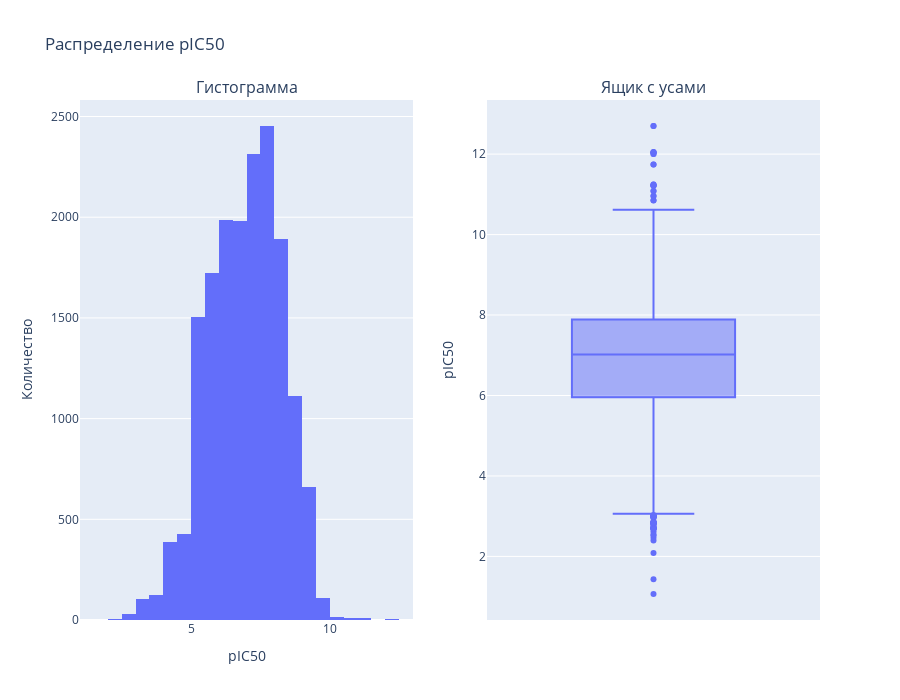

Notebook code for this chart:
### Markdown cell above
## `NumHDonors`

Количество доноров водородных связей в молекуле (обычно атомы кислорода и азота, связанные с водородом). Этот параметр является ключевым для оценки "лекарственноподобных" свойств соединения, так как он влияет на растворимость и способность молекулы проникать через биологические мембраны.

### Code cell
plot_distribution(df, 'pIC50', 35)

### Figure 1 — Plotly figure (JSON) as saved in the notebook; plotly's stock layout.template omitted (floating-point values rounded to 4 significant figures; data arrays with more than 128 entries replaced by an {"elided": "..."} marker saying what was removed)
{"data": [{"bingroup": "x", "hovertemplate": "pIC50=%{x}<br>count=%{y}<extra></extra>", "legendgroup": "", "marker": {"color": "#636efa", "pattern": {"shape": ""}}, "name": "", "nbinsx": 35, "orientation": "v", "showlegend": false, "type": "histogram", "x": {"elided": "16853 float values"}, "xaxis": "x", "yaxis": "y"}, {"alignmentgroup": "True", "hovertemplate": "pIC50=%{y}<extra></extra>", "legendgroup": "", "marker": {"color": "#636efa"}, "name": "", "notched": false, "offsetgroup": "", "orientation": "v", "showlegend": false, "type": "box", "x0": " ", "xaxis": "x2", "y": {"elided": "16853 float values"}, "y0": " ", "yaxis": "y2"}], "layout": {"annotations": [{"font": {"size": 16}, "showarrow": false, "text": "Гистограмма", "x": 0.225, "xanchor": "center", "xref": "paper", "y": 1, "yanchor": "bottom", "yref": "paper"}, {"font": {"size": 16}, "showarrow": false, "text": "Ящик с усами", "x": 0.775, "xanchor": "center", "xref": "paper", "y": 1, "yanchor": "bottom", "yref": "paper"}], "height": 700, "showlegend": false, "title": {"text": "Распределение pIC50"}, "xaxis": {"anchor": "y", "domain": [0, 0.45], "title": {"text": "pIC50"}}, "xaxis2": {"anchor": "y2", "domain": [0.55, 1]}, "yaxis": {"anchor": "x", "domain": [0, 1], "title": {"text": "Количество"}}, "yaxis2": {"anchor": "x2", "domain": [0, 1], "title": {"text": "pIC50"}}}}
